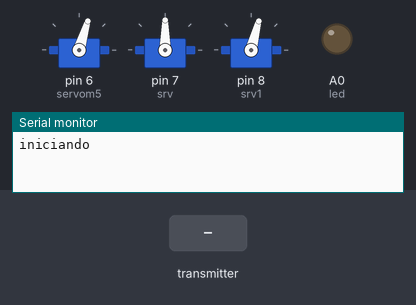
Recording of a sketch running on a simulated Arduino Uno, built with avr-gcc and run on an emulated ATmega328P. Parts: 3 × servo, output pins drawn as LEDs (lit = HIGH), the last lines printed to the serial monitor. The test bench sets the inputs (shaded band). No radio packets arrive unless stated.

Above: at 1.2 s.
1.3 s: the transmitter starts sending msg.0 = 0
At 3.5 s:
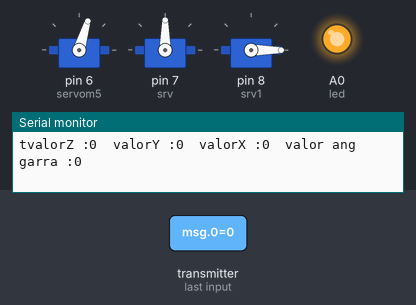
3.8 s: the transmitter starts sending msg.4 = 90
At 6.1 s:
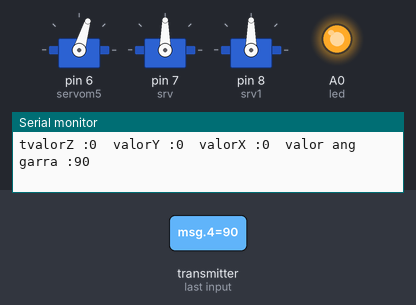
15.7 s: the transmitter starts sending msg.4 = 1
At 17.7 s:
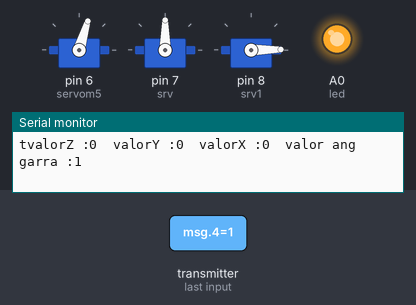
Timing chart, 0 to 19.2 s (numbered marks = the images above; inputs shaded):
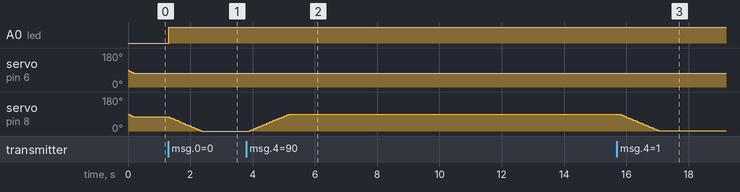

Measured:
- after the input at 1.3 s, A0 (led): LOW → HIGH at once; servo on pin 8 (srv1): moves from 75° to 0° over 1.0 s, starting at once
- after the input at 3.8 s, servo on pin 8 (srv1): moves from 0° to 90° over 1.3 s, starting after 0.11 s
- after the input at 15.7 s, servo on pin 8 (srv1): moves from 90° to 1° over 1.2 s, starting after 0.10 s

The sketch:

Rmao.ino
```cpp
       // PROGRAMA DO BRAÇO //

       // DECLARAÇÃO DAS BIBLIOTECAS //

/*/ nota:
           elevação e profundidade = eixo Y
           rotação = eixo Z
           movimento de giro = eixo X /*/

#include <VarSpeedServo.h>
#include <nRF24L01.h>
#include <RF24.h>
#include <SPI.h>


#define servom5 6
#define srv 7
#define srv1 8

RF24 radio(9, 10);// CE CSN
const byte endereco[6] = {0xB3B4B5B6F1, 0xB3B4B5B6CD, 0xB3B4B5B6A3};


VarSpeedServo servouppun; // servo de elevação do punho - antigo servocot
VarSpeedServo servogiropun; // servo de girar o punho - antigo servopun
VarSpeedServo servogar;

int msg [9];
int led = A0;

/*/int psrot;

int pant;/*/
int puppunho;
int psgiropun;
int psbase1;
int psbase2;
int funcao1;
int funcao2;
int funcao3;
int funcao4;
/*/ msg[4] = garra;
    msg[3] = angX;
    msg[2] = angY;
    msg[1] = angZ;/*/

void setup() {
  // put your setup code here, to run once:
 Serial.begin(9600);
 Serial.print("iniciando");

 radio.begin();
 radio.openReadingPipe(0, endereco [0]);
 radio.openReadingPipe(1, endereco [1]);
 radio.openReadingPipe(2, endereco [2]);
 radio.setPALevel(RF24_PA_MAX);
 radio.startListening();
 radio.setChannel(80);


 /*/servorot.attach (servom1);
 servorot.slowmove(95, 60);
 delay (2000);

 servoant.attach (servom4);
 servoant.slowmove (50, 60);
 delay (2000);/*/
/*/ servobase1.attach (servom2);
 servobase2.attach (servom3);
 servobase1.slowmove(120, 60);

 servobase2.slowmove(60, 60);/*/

 servouppun.attach (servom5);
 servouppun.slowmove(73, 60);

 servogiropun.attach (srv);
 servogiropun.slowmove(90, 60);

 servogar.attach (srv1);
 servogar.slowmove(75, 60);

 pinMode(led, OUTPUT);


}

void loop() {


   // comunicação funcionando e comandos pela luva //

    while(radio.available()){
    digitalWrite(led, HIGH);// comunicação funcionando

   // LEITURA DAS MSG DA LUVA E ESCRITA NO SERIAL //

    radio.read(&msg, sizeof(msg));

    Serial.print("tvalorZ :");
    Serial.print(msg[1]);
    Serial.print("\tvalorY :");
    Serial.print(msg[2]);
    Serial.print("\tvalorX :");
    Serial.print(msg[3]);
    Serial.print("\tvalor ang garra :");
    Serial.println(msg[4]);

    servogar.slowmove(msg[4], 60);


if (msg [0] == 99){

// CONTROLE DO PUNHO GIRO E ELEVAÇÃO //

   puppunho = map(msg[2], -100, 80, 0, 130);

   if (msg[3] > -100){
    funcao1 = 1;
   }

   if (msg[3] > 40) {
    funcao1 = 2;
   }
    if (msg[3] < -50) {
    funcao1 = 3;
   }


   switch (funcao1){
    case 1:
    servogiropun.slowmove(90, 60);
    servogar.slowmove(msg[4], 110);
    break;

    case 2:
    servogiropun.slowmove(30, 60);
    servogar.slowmove(msg[4], 110);
    break;

    case 3:
    servogiropun.slowmove(180, 60);
    servogar.slowmove(msg[4], 110);
    break;


   }


   if (msg[2] >= -50 && msg[2] <= 70) {
    servouppun.slowmove (puppunho, 60);
    servogar.slowmove(msg[4], 110);
   }
   servogar.slowmove(msg[4], 110);

    delay(15);
}

 }
}
```
